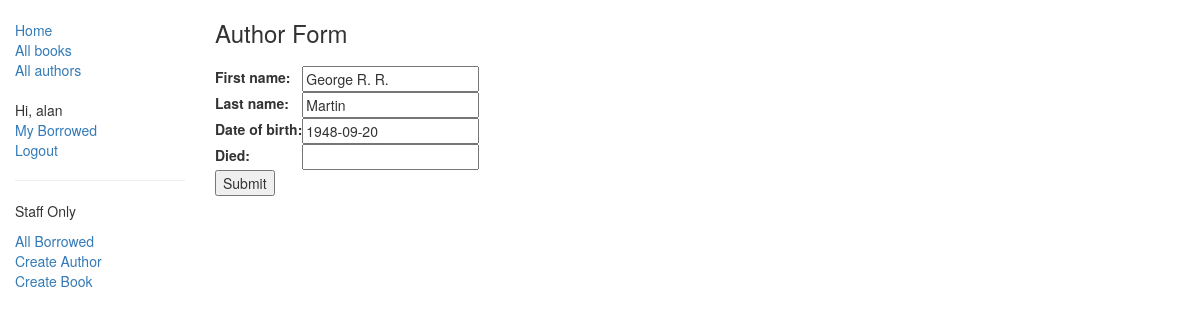
The page /catalog/author/2/update/ (signed in) on the database its author committed.
### catalog/models.py (models this page shows, shortened)
class Author(models.Model):
    first_name = models.CharField(max_length=100)
    last_name = models.CharField(max_length=100)
    date_of_birth = models.DateField(null=True, blank=True)
    date_of_death = models.DateField('died', null=True, blank=True)

### catalog/views.py (the view)
# urls.py: url(r'^author/(?P<pk>\d+)/update/$', views.AuthorUpdate.as_view(), name='author_update'),
class AuthorUpdate(PermissionRequiredMixin, UpdateView):
    permission_required = 'catalog.can_mark_returned'
    model = Author
    fields = ['first_name','last_name','date_of_birth','date_of_death']

### catalog/templates/catalog/author_form.html (shortened to what this page needs)
{% extends "base_generic.html" %}
{% block content %}
<h3>Author Form</h3>
<form action="" method="post" style="margin-top:20px">
    <table>
    {{ form.as_table }}
    </table>
    <input type="submit" value="Submit" />
</form>
{% endblock %}

### catalog/templates/base_generic.html (shortened to what this page needs)
<!DOCTYPE html>
<html lang="en">
<head>
  <link rel="stylesheet" href="https://maxcdn.bootstrapcdn.com/bootstrap/3.3.7/css/bootstrap.min.css">
  {% load static %}
  <link rel="stylesheet" href="{% static 'css/styles.css' %}">
</head>
<body>
  <div class="container-fluid">
    <div class="row">
      <div class="col-sm-2">
      {% block sidebar %}
      <ul class="sidebar-nav">
          <li><a href="{% url 'index' %}">Home</a></li>
          <li><a href="{% url 'books' %}">All books</a></li>
          <li><a href="{% url 'authors' %}">All authors</a></li>
      </ul>
      <ul class="sidebar-nav">
          {% if user.is_authenticated %}
          <li>Hi, {{ user.get_username }}</li>
          <li><a href="{% url 'my-borrowed' %}">My Borrowed</a></li>
          <li><a href="{% url 'logout'%}?next={{request.path}}">Logout</a></li>
          {% else %}
          <li><a href="{% url 'login'%}?next={{request.path}}">Login</a></li>
          {% endif %}
      </ul>
      {% if perms.catalog.can_mark_returned %}
      <ul class="sidebar-nav">
          <hr>
          <li style="margin-bottom:10px">Staff Only</li>
          <li><a href="{% url 'all-borrowed' %}">All Borrowed</a></li>
          <li><a href="{% url 'author_create' %}">Create Author</a></li>
          <li><a href="{% url 'book_create' %}">Create Book</a></li>
      </ul>
      {% endif %}
      {% endblock %}
      </div>
      <div class="col-sm-10 ">
      {% block content %}{% endblock %}
      </div>
    </div>
  </div>
</body>
</html>

### catalog/static/css/styles.css (style rules this page uses)
.sidebar-nav { margin-top: 20px; padding: 0; list-style: none; }

### rows shown on the page
Author: first_name "George R. R.", last_name "Martin", date_of_birth "1948-09-20"

### other values the page prints
{{ user.get_username }} "alan"
